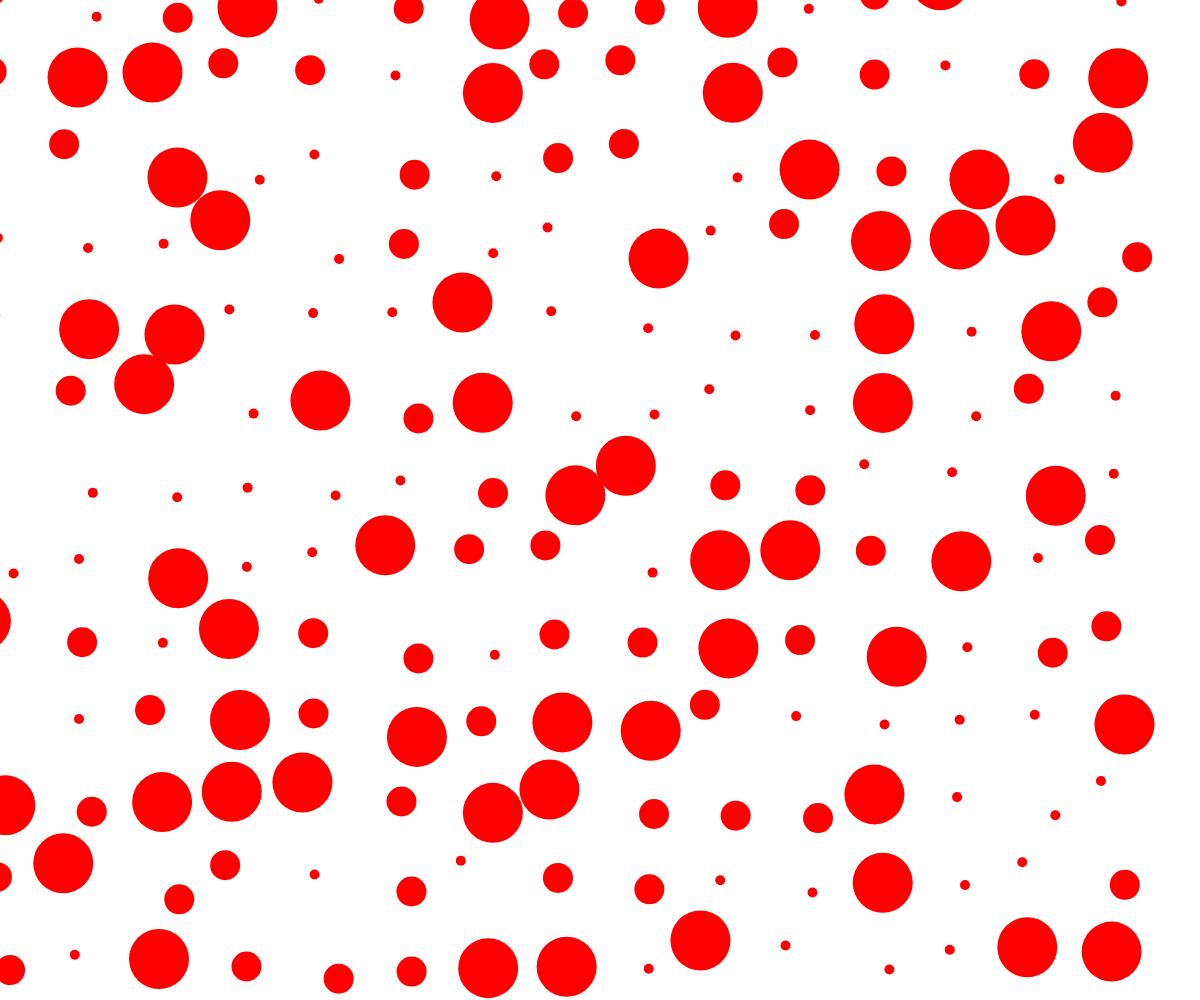
Frame 1 (no input)
Frame 60 (no input): identical to frame 1, image omitted
Frame 120 (the mouse pressed at the canvas centre since frame 60): identical to frame 1, image omitted

The p5.js sketch that drew this single still picture (run headless with seeded random() and noise() and a simulated clock; from frame 60 on, the mouse is pressed at the canvas centre):

// p5.js sketch
// ── sketch.js

  let distance = 80; //set the distance between dots as "distance"
function setup() {
  createCanvas(windowWidth, windowHeight);
}

function draw() {
  background(255); 

  randomSeed(100); //set random seed
  strokeWeight(0);
  fill(255, 0, 0);
  

  
  for (let x = 0; x < width; x += distance) { //draw the grids of circles
    for (let y = 0; y < height; y += distance) {
      let shift = random(-20, 20); //set the distance that the circles are going to shift away from the grids as a random number between -20 and 20
      let diameters = [10, 30, 60]; //set the diameters of dots as 10 or 30 or 60
      let diameter = random(diameters); // Randomly choose a diameter from the ones set above
      ellipse(x + shift, y + shift, diameter); // Draw circles finally
    }
  }
}
